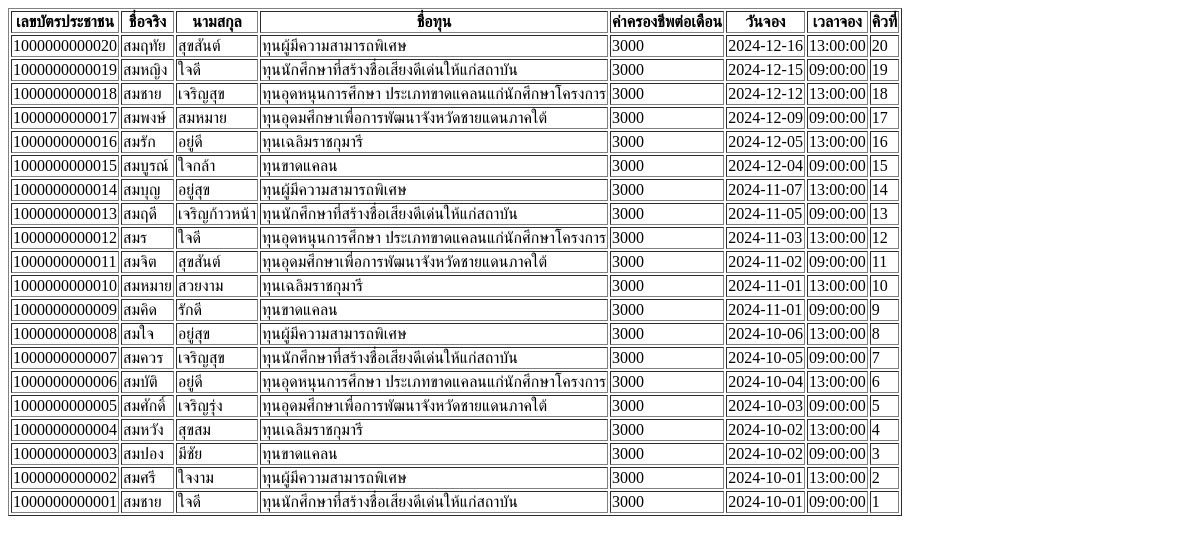
Before: /webpage5.php with the older database file.
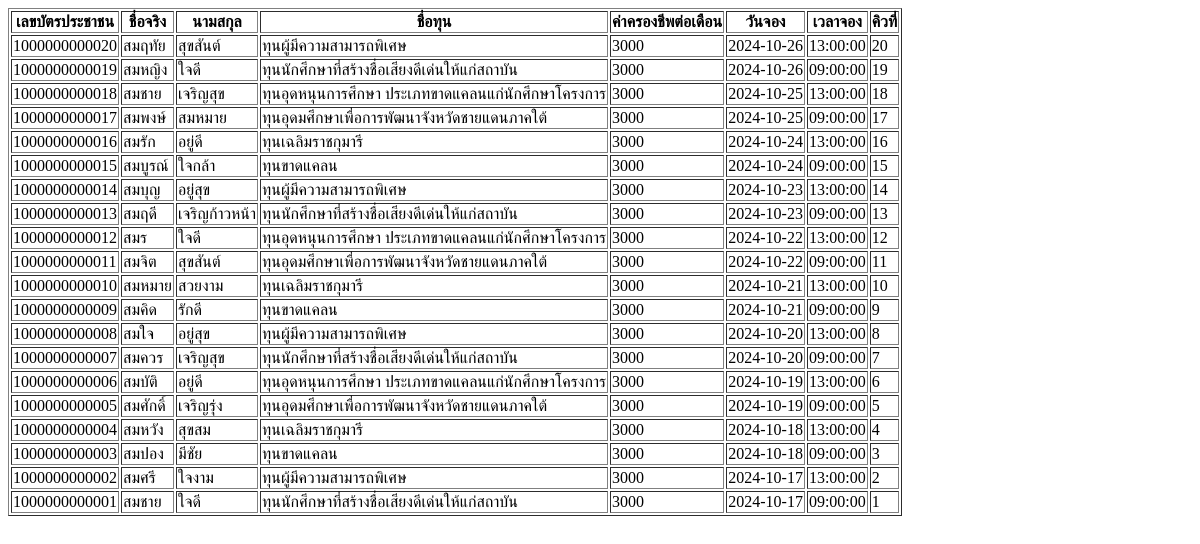
After: the same page with the newer database file.
### tables this page shows
CREATE TABLE Reservation (
    reservation_id INT AUTO_INCREMENT NOT NULL,
    reserve_date DATE NOT NULL,
    reserve_time TIME NOT NULL,
    queue_no INT NOT NULL,
    checklist_id INT NOT NULL,
    national_id VARCHAR(13) NOT NULL,
    duration_id VARCHAR(10) NOT NULL,

    PRIMARY KEY (reservation_id),
    Foreign Key (checklist_id) REFERENCES Checklist(checklist_id),
    Foreign Key (national_id) REFERENCES Users(national_id),
    Foreign key (duration_id) REFERENCES Post_Duration(Duration_id)
);

CREATE TABLE Users (
    national_id VARCHAR(13) NOT NULL,
    firstname VARCHAR(50) NOT NULL,
    lastname VARCHAR(50) NOT NULL,
    Email VARCHAR(50),
    phone_num VARCHAR(10), 
    birthdate DATE,
    user_role TINYINT(1),
    user_cate_id TINYINT(1) NOT NULL,
    passwd VARCHAR(100),

    PRIMARY KEY (national_id),
    FOREIGN KEY (user_cate_id) REFERENCES User_category(user_cate_id)
);

CREATE TABLE Scholarship (
    scholarship_id VARCHAR(10) NOT NULL,
    scholarship_name VARCHAR(50) NOT NULL,

    PRIMARY KEY (scholarship_id)
);

CREATE TABLE Cost_of_living_status (
    cost_of_living_id TINYINT(1) NOT NULL,
    amount INT NOT NULL,

    PRIMARY KEY (cost_of_living_id)
);

### webpage5.php (the view)
<?php include "connect.php" ?>
<html>
<head><meta charset="utf-8"></head>
<body>
    <?php
        $stmt = $pdo->prepare("SELECT Users.national_id AS 'เลขบัตรประชาชน', Users.firstname AS 'ชื่อจริง' , Users.lastname AS 'นามสกุล', Scholarship.scholarship_name AS 'ชื่อทุน', Cost_of_living_status.amount AS 'ค่าครองชีพต่อเดือน', Reservation.reserve_date AS 'วันจอง', Reservation.reserve_time AS 'เวลาจอง', Reservation.queue_no AS 'คิวที่'
                                FROM Reservation
                                JOIN Users ON Reservation.national_id = Users.national_id
                                JOIN Checklist ON Reservation.checklist_id = Checklist.checklist_id
                                JOIN Scholarship ON Checklist.scholarship_id = Scholarship.scholarship_id
                                JOIN Cost_of_living_status ON Checklist.cost_of_living_id = Cost_of_living_status.cost_of_living_id
                                ORDER BY
                                Reservation.reserve_date DESC,
                                Reservation.reserve_time DESC;");
        $stmt->execute();
        echo "<table border='1'>";
        echo "<tr>";
        echo "<th>เลขบัตรประชาชน</th>";
        echo "<th>ชื่อจริง</th>";
        echo "<th>นามสกุล</th>";
        echo "<th>ชื่อทุน</th>";
        echo "<th>ค่าครองชีพต่อเดือน</th>";
        echo "<th>วันจอง</th>";
        echo "<th>เวลาจอง</th>";
        echo "<th>คิวที่</th>";
        echo "</tr>";
        while ($row = $stmt->fetch()) {
            echo "<tr>";
            echo "<td>" . $row ["เลขบัตรประชาชน"] . "</td>";
            echo "<td>" . $row ["ชื่อจริง"] . "</td>";
            echo "<td>" . $row ["นามสกุล"] . "</td>";
            echo "<td>" . $row ["ชื่อทุน"] . "</td>";
            echo "<td>" . $row ["ค่าครองชีพต่อเดือน"] . "</td>";
            echo "<td>" . $row ["วันจอง"] . "</td>";
            echo "<td>" . $row ["เวลาจอง"] . "</td>";
            echo "<td>" . $row ["คิวที่"] . "</td>";
            echo "</tr>";
        }
        echo "</table>";
    ?>
</body>
</html>

Changed rows visible on the page:
changed reservation "สมฤทัย": reserve_date "2024-12-16" → "2024-10-26"
changed reservation "สมหญิง": reserve_date "2024-12-15" → "2024-10-26"
changed reservation (number 3 of 20 on the later page): reserve_date "2024-12-12" → "2024-10-25"
changed reservation "สมพงษ์": reserve_date "2024-12-09" → "2024-10-25"
changed reservation "สมรัก": reserve_date "2024-12-05" → "2024-10-24"
changed reservation "สมบูรณ์": reserve_date "2024-12-04" → "2024-10-24"
changed reservation "สมบุญ": reserve_date "2024-11-07" → "2024-10-23"
changed reservation "สมฤดี": reserve_date "2024-11-05" → "2024-10-23"
changed reservation "สมร": reserve_date "2024-11-03" → "2024-10-22"
changed reservation "สมจิต": reserve_date "2024-11-02" → "2024-10-22"
changed reservation "สวยงาม": reserve_date "2024-11-01" → "2024-10-21"
changed reservation "สมคิด": reserve_date "2024-11-01" → "2024-10-21"
changed reservation "สมใจ": reserve_date "2024-10-06" → "2024-10-20"
changed reservation "สมควร": reserve_date "2024-10-05" → "2024-10-20"
changed reservation "สมบัติ": reserve_date "2024-10-04" → "2024-10-19"
changed reservation "สมศักดิ์": reserve_date "2024-10-03" → "2024-10-19"
changed reservation "สมหวัง": reserve_date "2024-10-02" → "2024-10-18"
changed reservation "สมปอง": reserve_date "2024-10-02" → "2024-10-18"
changed reservation "สมศรี": reserve_date "2024-10-01" → "2024-10-17"
changed reservation (number 20 of 20 on the later page): reserve_date "2024-10-01" → "2024-10-17"
